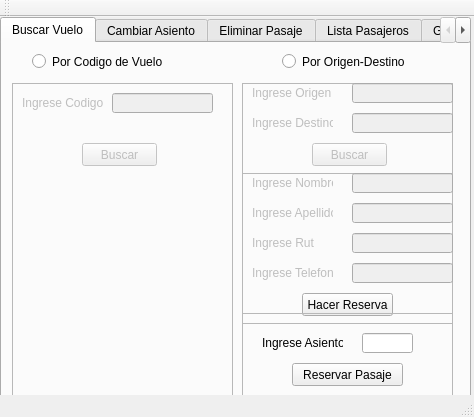
<?xml version="1.0" encoding="UTF-8"?>
<ui version="4.0">
 <class>UachAirlines</class>
 <widget class="QMainWindow" name="UachAirlines">
  <property name="geometry">
   <rect>
    <x>0</x>
    <y>0</y>
    <width>474</width>
    <height>417</height>
   </rect>
  </property>
  <property name="windowTitle">
   <string>UachAirlines</string>
  </property>
  <widget class="QWidget" name="centralWidget">
   <widget class="QTabWidget" name="tabBuscarVuelo">
    <property name="geometry">
     <rect>
      <x>0</x>
      <y>0</y>
      <width>471</width>
      <height>391</height>
     </rect>
    </property>
    <property name="currentIndex">
     <number>0</number>
    </property>
    <widget class="QWidget" name="tab">
     <attribute name="title">
      <string>Buscar Vuelo</string>
     </attribute>
     <widget class="QFrame" name="frame">
      <property name="enabled">
       <bool>false</bool>
      </property>
      <property name="geometry">
       <rect>
        <x>10</x>
        <y>40</y>
        <width>221</width>
        <height>321</height>
       </rect>
      </property>
      <property name="frameShape">
       <enum>QFrame::StyledPanel</enum>
      </property>
      <property name="frameShadow">
       <enum>QFrame::Raised</enum>
      </property>
      <widget class="QLabel" name="label">
       <property name="geometry">
        <rect>
         <x>10</x>
         <y>10</y>
         <width>81</width>
         <height>20</height>
        </rect>
       </property>
       <property name="text">
        <string>Ingrese Codigo</string>
       </property>
      </widget>
      <widget class="QLineEdit" name="lineEdit">
       <property name="geometry">
        <rect>
         <x>100</x>
         <y>10</y>
         <width>101</width>
         <height>20</height>
        </rect>
       </property>
      </widget>
      <widget class="QPushButton" name="pushButton">
       <property name="geometry">
        <rect>
         <x>70</x>
         <y>60</y>
         <width>75</width>
         <height>23</height>
        </rect>
       </property>
       <property name="text">
        <string>Buscar</string>
       </property>
      </widget>
      <widget class="QLabel" name="label_2">
       <property name="geometry">
        <rect>
         <x>20</x>
         <y>90</y>
         <width>191</width>
         <height>151</height>
        </rect>
       </property>
       <property name="text">
        <string/>
       </property>
      </widget>
     </widget>
     <widget class="QFrame" name="frame_2">
      <property name="enabled">
       <bool>false</bool>
      </property>
      <property name="geometry">
       <rect>
        <x>240</x>
        <y>40</y>
        <width>211</width>
        <height>241</height>
       </rect>
      </property>
      <property name="frameShape">
       <enum>QFrame::StyledPanel</enum>
      </property>
      <property name="frameShadow">
       <enum>QFrame::Raised</enum>
      </property>
      <widget class="QLabel" name="label_3">
       <property name="geometry">
        <rect>
         <x>10</x>
         <y>0</y>
         <width>81</width>
         <height>20</height>
        </rect>
       </property>
       <property name="text">
        <string>Ingrese Origen</string>
       </property>
      </widget>
      <widget class="QLabel" name="label_4">
       <property name="geometry">
        <rect>
         <x>10</x>
         <y>30</y>
         <width>81</width>
         <height>20</height>
        </rect>
       </property>
       <property name="text">
        <string>Ingrese Destino</string>
       </property>
      </widget>
      <widget class="QLineEdit" name="lineEdit_2">
       <property name="geometry">
        <rect>
         <x>110</x>
         <y>0</y>
         <width>101</width>
         <height>20</height>
        </rect>
       </property>
      </widget>
      <widget class="QLineEdit" name="lineEdit_3">
       <property name="geometry">
        <rect>
         <x>110</x>
         <y>30</y>
         <width>101</width>
         <height>20</height>
        </rect>
       </property>
      </widget>
      <widget class="QPushButton" name="pushButton_2">
       <property name="geometry">
        <rect>
         <x>70</x>
         <y>60</y>
         <width>75</width>
         <height>23</height>
        </rect>
       </property>
       <property name="text">
        <string>Buscar</string>
       </property>
      </widget>
      <widget class="QLabel" name="label_5">
       <property name="geometry">
        <rect>
         <x>20</x>
         <y>90</y>
         <width>191</width>
         <height>151</height>
        </rect>
       </property>
       <property name="text">
        <string/>
       </property>
      </widget>
     </widget>
     <widget class="QRadioButton" name="radioButton">
      <property name="geometry">
       <rect>
        <x>30</x>
        <y>10</y>
        <width>151</width>
        <height>17</height>
       </rect>
      </property>
      <property name="text">
       <string>Por Codigo de Vuelo</string>
      </property>
     </widget>
     <widget class="QRadioButton" name="radioButton_2">
      <property name="geometry">
       <rect>
        <x>280</x>
        <y>10</y>
        <width>151</width>
        <height>17</height>
       </rect>
      </property>
      <property name="text">
       <string>Por Origen-Destino</string>
      </property>
     </widget>
     <widget class="QPushButton" name="pushButton_5">
      <property name="geometry">
       <rect>
        <x>300</x>
        <y>250</y>
        <width>91</width>
        <height>23</height>
       </rect>
      </property>
      <property name="text">
       <string>Hacer Reserva</string>
      </property>
     </widget>
     <widget class="QFrame" name="frame_4">
      <property name="geometry">
       <rect>
        <x>240</x>
        <y>280</y>
        <width>211</width>
        <height>80</height>
       </rect>
      </property>
      <property name="frameShape">
       <enum>QFrame::StyledPanel</enum>
      </property>
      <property name="frameShadow">
       <enum>QFrame::Raised</enum>
      </property>
      <widget class="QLineEdit" name="lineEdit_8">
       <property name="geometry">
        <rect>
         <x>120</x>
         <y>10</y>
         <width>51</width>
         <height>20</height>
        </rect>
       </property>
      </widget>
      <widget class="QLabel" name="label_10">
       <property name="geometry">
        <rect>
         <x>20</x>
         <y>10</y>
         <width>81</width>
         <height>20</height>
        </rect>
       </property>
       <property name="text">
        <string>Ingrese Asiento</string>
       </property>
      </widget>
     </widget>
     <widget class="QFrame" name="frame_3">
      <property name="enabled">
       <bool>false</bool>
      </property>
      <property name="geometry">
       <rect>
        <x>240</x>
        <y>130</y>
        <width>211</width>
        <height>141</height>
       </rect>
      </property>
      <property name="frameShape">
       <enum>QFrame::StyledPanel</enum>
      </property>
      <property name="frameShadow">
       <enum>QFrame::Raised</enum>
      </property>
      <widget class="QLineEdit" name="lineEdit_4">
       <property name="geometry">
        <rect>
         <x>110</x>
         <y>0</y>
         <width>101</width>
         <height>20</height>
        </rect>
       </property>
      </widget>
      <widget class="QLineEdit" name="lineEdit_6">
       <property name="geometry">
        <rect>
         <x>110</x>
         <y>60</y>
         <width>101</width>
         <height>20</height>
        </rect>
       </property>
      </widget>
      <widget class="QLineEdit" name="lineEdit_5">
       <property name="geometry">
        <rect>
         <x>110</x>
         <y>30</y>
         <width>101</width>
         <height>20</height>
        </rect>
       </property>
      </widget>
      <widget class="QLineEdit" name="lineEdit_7">
       <property name="geometry">
        <rect>
         <x>110</x>
         <y>90</y>
         <width>101</width>
         <height>20</height>
        </rect>
       </property>
      </widget>
      <widget class="QLabel" name="label_6">
       <property name="geometry">
        <rect>
         <x>10</x>
         <y>0</y>
         <width>81</width>
         <height>20</height>
        </rect>
       </property>
       <property name="text">
        <string>Ingrese Nombre</string>
       </property>
      </widget>
      <widget class="QLabel" name="label_9">
       <property name="geometry">
        <rect>
         <x>10</x>
         <y>90</y>
         <width>81</width>
         <height>20</height>
        </rect>
       </property>
       <property name="text">
        <string>Ingrese Telefono</string>
       </property>
      </widget>
      <widget class="QLabel" name="label_7">
       <property name="geometry">
        <rect>
         <x>10</x>
         <y>30</y>
         <width>81</width>
         <height>20</height>
        </rect>
       </property>
       <property name="text">
        <string>Ingrese Apellido</string>
       </property>
      </widget>
      <widget class="QLabel" name="label_8">
       <property name="geometry">
        <rect>
         <x>10</x>
         <y>60</y>
         <width>81</width>
         <height>20</height>
        </rect>
       </property>
       <property name="text">
        <string>Ingrese Rut</string>
       </property>
      </widget>
     </widget>
     <widget class="QPushButton" name="pushButton_3">
      <property name="geometry">
       <rect>
        <x>290</x>
        <y>320</y>
        <width>111</width>
        <height>23</height>
       </rect>
      </property>
      <property name="text">
       <string>Reservar Pasaje</string>
      </property>
     </widget>
    </widget>
    <widget class="QWidget" name="tab_2">
     <attribute name="title">
      <string>Cambiar Asiento</string>
     </attribute>
     <widget class="QLabel" name="label_11">
      <property name="geometry">
       <rect>
        <x>70</x>
        <y>10</y>
        <width>131</width>
        <height>20</height>
       </rect>
      </property>
      <property name="text">
       <string>Ingrese Codigo de Vuelo</string>
      </property>
     </widget>
     <widget class="QLineEdit" name="lineEdit_9">
      <property name="geometry">
       <rect>
        <x>240</x>
        <y>10</y>
        <width>131</width>
        <height>20</height>
       </rect>
      </property>
     </widget>
     <widget class="QLabel" name="label_12">
      <property name="geometry">
       <rect>
        <x>70</x>
        <y>40</y>
        <width>131</width>
        <height>20</height>
       </rect>
      </property>
      <property name="text">
       <string>Ingrese Rut del Pasajero</string>
      </property>
     </widget>
     <widget class="QLabel" name="label_14">
      <property name="geometry">
       <rect>
        <x>50</x>
        <y>300</y>
        <width>131</width>
        <height>20</height>
       </rect>
      </property>
      <property name="text">
       <string>Ingrese Asiento Nuevo</string>
      </property>
     </widget>
     <widget class="QLineEdit" name="lineEdit_10">
      <property name="geometry">
       <rect>
        <x>240</x>
        <y>40</y>
        <width>131</width>
        <height>20</height>
       </rect>
      </property>
     </widget>
     <widget class="QLineEdit" name="lineEdit_12">
      <property name="geometry">
       <rect>
        <x>190</x>
        <y>300</y>
        <width>61</width>
        <height>20</height>
       </rect>
      </property>
     </widget>
     <widget class="QLabel" name="label_13">
      <property name="geometry">
       <rect>
        <x>20</x>
        <y>140</y>
        <width>251</width>
        <height>21</height>
       </rect>
      </property>
      <property name="text">
       <string>Asientos Ocupados: X   Asientos Desocupados: O</string>
      </property>
     </widget>
     <widget class="QLabel" name="label_15">
      <property name="geometry">
       <rect>
        <x>160</x>
        <y>180</y>
        <width>241</width>
        <height>101</height>
       </rect>
      </property>
      <property name="text">
       <string/>
      </property>
     </widget>
     <widget class="QPushButton" name="pushButton_4">
      <property name="enabled">
       <bool>true</bool>
      </property>
      <property name="geometry">
       <rect>
        <x>180</x>
        <y>70</y>
        <width>91</width>
        <height>23</height>
       </rect>
      </property>
      <property name="text">
       <string>Mostrar Datos</string>
      </property>
     </widget>
     <widget class="QPushButton" name="pushButton_6">
      <property name="geometry">
       <rect>
        <x>190</x>
        <y>340</y>
        <width>75</width>
        <height>23</height>
       </rect>
      </property>
      <property name="text">
       <string>Cambiar</string>
      </property>
     </widget>
     <widget class="QLabel" name="label_16">
      <property name="geometry">
       <rect>
        <x>70</x>
        <y>110</y>
        <width>331</width>
        <height>21</height>
       </rect>
      </property>
      <property name="text">
       <string>datos pasajero</string>
      </property>
     </widget>
    </widget>
    <widget class="QWidget" name="tab_3">
     <attribute name="title">
      <string>Eliminar Pasaje</string>
     </attribute>
     <widget class="QPushButton" name="pushButton_7">
      <property name="geometry">
       <rect>
        <x>180</x>
        <y>80</y>
        <width>81</width>
        <height>23</height>
       </rect>
      </property>
      <property name="text">
       <string>Mostrar datos</string>
      </property>
     </widget>
     <widget class="QLineEdit" name="lineEdit_11">
      <property name="geometry">
       <rect>
        <x>230</x>
        <y>10</y>
        <width>113</width>
        <height>20</height>
       </rect>
      </property>
     </widget>
     <widget class="QLineEdit" name="lineEdit_13">
      <property name="geometry">
       <rect>
        <x>230</x>
        <y>40</y>
        <width>113</width>
        <height>20</height>
       </rect>
      </property>
     </widget>
     <widget class="QLabel" name="label_17">
      <property name="geometry">
       <rect>
        <x>100</x>
        <y>10</y>
        <width>121</width>
        <height>20</height>
       </rect>
      </property>
      <property name="text">
       <string>Ingrese codigo de vuelo</string>
      </property>
     </widget>
     <widget class="QLabel" name="label_18">
      <property name="geometry">
       <rect>
        <x>100</x>
        <y>40</y>
        <width>121</width>
        <height>20</height>
       </rect>
      </property>
      <property name="text">
       <string>Ingrese Rut del pasajero</string>
      </property>
     </widget>
     <widget class="QLabel" name="label_19">
      <property name="geometry">
       <rect>
        <x>70</x>
        <y>135</y>
        <width>311</width>
        <height>31</height>
       </rect>
      </property>
      <property name="text">
       <string>Datos pasajero</string>
      </property>
     </widget>
     <widget class="QLabel" name="label_20">
      <property name="geometry">
       <rect>
        <x>50</x>
        <y>220</y>
        <width>151</width>
        <height>20</height>
       </rect>
      </property>
      <property name="text">
       <string>Confirme eliminacion del pasaje</string>
      </property>
     </widget>
     <widget class="QPushButton" name="pushButton_8">
      <property name="geometry">
       <rect>
        <x>230</x>
        <y>212</y>
        <width>91</width>
        <height>31</height>
       </rect>
      </property>
      <property name="text">
       <string>Confirmar</string>
      </property>
     </widget>
    </widget>
    <widget class="QWidget" name="tab_4">
     <attribute name="title">
      <string>Lista Pasajeros</string>
     </attribute>
     <widget class="QLabel" name="label_21">
      <property name="geometry">
       <rect>
        <x>80</x>
        <y>50</y>
        <width>131</width>
        <height>16</height>
       </rect>
      </property>
      <property name="text">
       <string>Ingrese codigo de vuelo</string>
      </property>
     </widget>
     <widget class="QLabel" name="label_22">
      <property name="geometry">
       <rect>
        <x>100</x>
        <y>140</y>
        <width>221</width>
        <height>141</height>
       </rect>
      </property>
      <property name="text">
       <string/>
      </property>
     </widget>
     <widget class="QPushButton" name="pushButton_9">
      <property name="geometry">
       <rect>
        <x>170</x>
        <y>100</y>
        <width>101</width>
        <height>23</height>
       </rect>
      </property>
      <property name="text">
       <string>Mostrar Pasajeros</string>
      </property>
     </widget>
     <widget class="QLineEdit" name="lineEdit_14">
      <property name="geometry">
       <rect>
        <x>230</x>
        <y>50</y>
        <width>113</width>
        <height>20</height>
       </rect>
      </property>
     </widget>
     <widget class="QPushButton" name="pushButton_10">
      <property name="geometry">
       <rect>
        <x>180</x>
        <y>320</y>
        <width>75</width>
        <height>23</height>
       </rect>
      </property>
      <property name="text">
       <string>Listo</string>
      </property>
     </widget>
    </widget>
    <widget class="QWidget" name="tab_5">
     <attribute name="title">
      <string>Guardar</string>
     </attribute>
     <widget class="QPushButton" name="pushButton_11">
      <property name="geometry">
       <rect>
        <x>180</x>
        <y>140</y>
        <width>111</width>
        <height>51</height>
       </rect>
      </property>
      <property name="text">
       <string>Guardar Cambios</string>
      </property>
     </widget>
    </widget>
   </widget>
  </widget>
  <widget class="QToolBar" name="mainToolBar">
   <property name="windowTitle">
    <string>UACH Airlines</string>
   </property>
   <attribute name="toolBarArea">
    <enum>TopToolBarArea</enum>
   </attribute>
   <attribute name="toolBarBreak">
    <bool>false</bool>
   </attribute>
  </widget>
  <widget class="QStatusBar" name="statusBar"/>
 </widget>
 <layoutdefault spacing="6" margin="11"/>
 <resources/>
 <connections/>
</ui>
